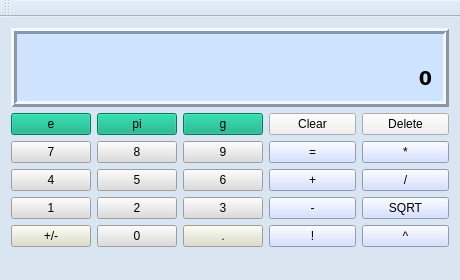
<?xml version="1.0" encoding="UTF-8"?>
<ui version="4.0">
 <class>calcClass</class>
 <widget class="QMainWindow" name="calcClass">
  <property name="geometry">
   <rect>
    <x>0</x>
    <y>0</y>
    <width>460</width>
    <height>280</height>
   </rect>
  </property>
  <property name="windowTitle">
   <string>calc</string>
  </property>
  <property name="styleSheet">
   <string notr="true">background-color: rgb(217, 229, 240)</string>
  </property>
  <widget class="QWidget" name="centralWidget">
   <layout class="QGridLayout" name="gridLayout">
    <item row="4" column="1">
     <layout class="QGridLayout" name="gridLayout_3">
      <item row="1" column="0">
       <widget class="QPushButton" name="result_btn">
        <property name="autoFillBackground">
         <bool>false</bool>
        </property>
        <property name="styleSheet">
         <string notr="true">background-color: rgb(199, 214, 255)</string>
        </property>
        <property name="text">
         <string>=</string>
        </property>
       </widget>
      </item>
      <item row="1" column="1">
       <widget class="QPushButton" name="multiply_btn">
        <property name="styleSheet">
         <string notr="true">background-color: rgb(199, 214, 255)</string>
        </property>
        <property name="text">
         <string>*</string>
        </property>
       </widget>
      </item>
      <item row="5" column="0">
       <widget class="QPushButton" name="factorial_btn">
        <property name="styleSheet">
         <string notr="true">background-color: rgb(199, 214, 255)</string>
        </property>
        <property name="text">
         <string>!</string>
        </property>
       </widget>
      </item>
      <item row="2" column="1">
       <widget class="QPushButton" name="divide_btn">
        <property name="styleSheet">
         <string notr="true">background-color: rgb(199, 214, 255)</string>
        </property>
        <property name="text">
         <string>/</string>
        </property>
       </widget>
      </item>
      <item row="5" column="1">
       <widget class="QPushButton" name="power_btn">
        <property name="styleSheet">
         <string notr="true">background-color: rgb(199, 214, 255)</string>
        </property>
        <property name="text">
         <string>^</string>
        </property>
       </widget>
      </item>
      <item row="3" column="0">
       <widget class="QPushButton" name="minus_btn">
        <property name="styleSheet">
         <string notr="true">background-color: rgb(199, 214, 255)</string>
        </property>
        <property name="text">
         <string>-</string>
        </property>
       </widget>
      </item>
      <item row="2" column="0">
       <widget class="QPushButton" name="plus_btn">
        <property name="styleSheet">
         <string notr="true">background-color: rgb(199, 214, 255)</string>
        </property>
        <property name="text">
         <string>+</string>
        </property>
       </widget>
      </item>
      <item row="3" column="1">
       <widget class="QPushButton" name="sqrt_btn">
        <property name="styleSheet">
         <string notr="true">background-color: rgb(199, 214, 255)</string>
        </property>
        <property name="text">
         <string>SQRT</string>
        </property>
       </widget>
      </item>
     </layout>
    </item>
    <item row="3" column="1">
     <layout class="QHBoxLayout" name="horizontalLayout">
      <item>
       <widget class="QPushButton" name="clear_btn">
        <property name="sizePolicy">
         <sizepolicy hsizetype="Minimum" vsizetype="Fixed">
          <horstretch>0</horstretch>
          <verstretch>0</verstretch>
         </sizepolicy>
        </property>
        <property name="styleSheet">
         <string notr="true">background-color: rgb(240, 240, 240)</string>
        </property>
        <property name="text">
         <string>Clear</string>
        </property>
       </widget>
      </item>
      <item>
       <widget class="QPushButton" name="delete_btn">
        <property name="sizePolicy">
         <sizepolicy hsizetype="Minimum" vsizetype="Fixed">
          <horstretch>0</horstretch>
          <verstretch>0</verstretch>
         </sizepolicy>
        </property>
        <property name="styleSheet">
         <string notr="true">background-color: rgb(240, 240, 240)</string>
        </property>
        <property name="text">
         <string>Delete</string>
        </property>
       </widget>
      </item>
     </layout>
    </item>
    <item row="4" column="0">
     <layout class="QGridLayout" name="gridLayout_2">
      <item row="2" column="1">
       <widget class="QPushButton" name="num_2">
        <property name="styleSheet">
         <string notr="true">background-color: rgb(220, 220, 220)</string>
        </property>
        <property name="text">
         <string>2</string>
        </property>
       </widget>
      </item>
      <item row="2" column="0">
       <widget class="QPushButton" name="num_1">
        <property name="styleSheet">
         <string notr="true">background-color: rgb(220, 220, 220)</string>
        </property>
        <property name="text">
         <string>1</string>
        </property>
       </widget>
      </item>
      <item row="1" column="1">
       <widget class="QPushButton" name="num_5">
        <property name="styleSheet">
         <string notr="true">background-color: rgb(220, 220, 220)</string>
        </property>
        <property name="text">
         <string>5</string>
        </property>
       </widget>
      </item>
      <item row="3" column="0">
       <widget class="QPushButton" name="sign_btn">
        <property name="styleSheet">
         <string notr="true">background-color: rgb(220, 220, 200)</string>
        </property>
        <property name="text">
         <string>+/-</string>
        </property>
       </widget>
      </item>
      <item row="2" column="2">
       <widget class="QPushButton" name="num_3">
        <property name="styleSheet">
         <string notr="true">background-color: rgb(220, 220, 220)</string>
        </property>
        <property name="text">
         <string>3</string>
        </property>
       </widget>
      </item>
      <item row="3" column="1">
       <widget class="QPushButton" name="num_0">
        <property name="styleSheet">
         <string notr="true">background-color: rgb(220, 220, 220)</string>
        </property>
        <property name="text">
         <string>0</string>
        </property>
       </widget>
      </item>
      <item row="0" column="0">
       <widget class="QPushButton" name="num_7">
        <property name="styleSheet">
         <string notr="true">background-color: rgb(220, 220, 220)</string>
        </property>
        <property name="text">
         <string>7</string>
        </property>
       </widget>
      </item>
      <item row="1" column="2">
       <widget class="QPushButton" name="num_6">
        <property name="styleSheet">
         <string notr="true">background-color: rgb(220, 220, 220)</string>
        </property>
        <property name="text">
         <string>6</string>
        </property>
       </widget>
      </item>
      <item row="0" column="1">
       <widget class="QPushButton" name="num_8">
        <property name="styleSheet">
         <string notr="true">background-color: rgb(220, 220, 220)</string>
        </property>
        <property name="text">
         <string>8</string>
        </property>
       </widget>
      </item>
      <item row="0" column="2">
       <widget class="QPushButton" name="num_9">
        <property name="styleSheet">
         <string notr="true">background-color: rgb(220, 220, 220)</string>
        </property>
        <property name="text">
         <string>9</string>
        </property>
       </widget>
      </item>
      <item row="3" column="2">
       <widget class="QPushButton" name="point_btn">
        <property name="styleSheet">
         <string notr="true">background-color: rgb(220, 220, 200)</string>
        </property>
        <property name="text">
         <string>.</string>
        </property>
       </widget>
      </item>
      <item row="1" column="0">
       <widget class="QPushButton" name="num_4">
        <property name="styleSheet">
         <string notr="true">background-color: rgb(220, 220, 220)</string>
        </property>
        <property name="text">
         <string>4</string>
        </property>
       </widget>
      </item>
     </layout>
    </item>
    <item row="3" column="0">
     <layout class="QHBoxLayout" name="horizontalLayout_3">
      <item>
       <widget class="QPushButton" name="e_btn">
        <property name="styleSheet">
         <string notr="true">background-color: rgb(0, 170, 127)</string>
        </property>
        <property name="text">
         <string>e</string>
        </property>
       </widget>
      </item>
      <item>
       <widget class="QPushButton" name="pi_btn">
        <property name="styleSheet">
         <string notr="true">background-color: rgb(0, 170, 127)</string>
        </property>
        <property name="text">
         <string>pi</string>
        </property>
       </widget>
      </item>
      <item>
       <widget class="QPushButton" name="g_btn">
        <property name="styleSheet">
         <string notr="true">background-color: rgb(0, 170, 127)</string>
        </property>
        <property name="text">
         <string>g</string>
        </property>
       </widget>
      </item>
     </layout>
    </item>
    <item row="1" column="0" rowspan="2" colspan="2">
     <widget class="QFrame" name="frame">
      <property name="sizePolicy">
       <sizepolicy hsizetype="Preferred" vsizetype="Preferred">
        <horstretch>0</horstretch>
        <verstretch>0</verstretch>
       </sizepolicy>
      </property>
      <property name="minimumSize">
       <size>
        <width>380</width>
        <height>55</height>
       </size>
      </property>
      <property name="maximumSize">
       <size>
        <width>16777215</width>
        <height>80</height>
       </size>
      </property>
      <property name="styleSheet">
       <string notr="true">background-color: rgb(205, 227, 255);</string>
      </property>
      <property name="frameShape">
       <enum>QFrame::Box</enum>
      </property>
      <property name="frameShadow">
       <enum>QFrame::Raised</enum>
      </property>
      <property name="lineWidth">
       <number>3</number>
      </property>
      <layout class="QVBoxLayout" name="verticalLayout">
       <item>
        <widget class="QLabel" name="history_screen">
         <property name="sizePolicy">
          <sizepolicy hsizetype="Preferred" vsizetype="Preferred">
           <horstretch>0</horstretch>
           <verstretch>0</verstretch>
          </sizepolicy>
         </property>
         <property name="minimumSize">
          <size>
           <width>0</width>
           <height>0</height>
          </size>
         </property>
         <property name="maximumSize">
          <size>
           <width>16777215</width>
           <height>20</height>
          </size>
         </property>
         <property name="font">
          <font>
           <family>Verdana</family>
          </font>
         </property>
         <property name="text">
          <string/>
         </property>
         <property name="alignment">
          <set>Qt::AlignRight|Qt::AlignTrailing|Qt::AlignVCenter</set>
         </property>
        </widget>
       </item>
       <item>
        <widget class="QLabel" name="screen">
         <property name="sizePolicy">
          <sizepolicy hsizetype="Preferred" vsizetype="Preferred">
           <horstretch>0</horstretch>
           <verstretch>0</verstretch>
          </sizepolicy>
         </property>
         <property name="minimumSize">
          <size>
           <width>100</width>
           <height>10</height>
          </size>
         </property>
         <property name="maximumSize">
          <size>
           <width>16777215</width>
           <height>30</height>
          </size>
         </property>
         <property name="font">
          <font>
           <family>Verdana</family>
           <pointsize>14</pointsize>
           <weight>75</weight>
           <bold>true</bold>
          </font>
         </property>
         <property name="focusPolicy">
          <enum>Qt::TabFocus</enum>
         </property>
         <property name="layoutDirection">
          <enum>Qt::RightToLeft</enum>
         </property>
         <property name="autoFillBackground">
          <bool>false</bool>
         </property>
         <property name="text">
          <string>0</string>
         </property>
         <property name="alignment">
          <set>Qt::AlignRight|Qt::AlignTrailing|Qt::AlignVCenter</set>
         </property>
         <property name="textInteractionFlags">
          <set>Qt::TextSelectableByKeyboard|Qt::TextSelectableByMouse</set>
         </property>
        </widget>
       </item>
      </layout>
     </widget>
    </item>
   </layout>
  </widget>
  <widget class="QToolBar" name="mainToolBar">
   <attribute name="toolBarArea">
    <enum>TopToolBarArea</enum>
   </attribute>
   <attribute name="toolBarBreak">
    <bool>false</bool>
   </attribute>
  </widget>
  <widget class="QStatusBar" name="statusBar"/>
 </widget>
 <layoutdefault spacing="6" margin="11"/>
 <resources>
  <include location="calc.qrc"/>
 </resources>
 <connections/>
</ui>
